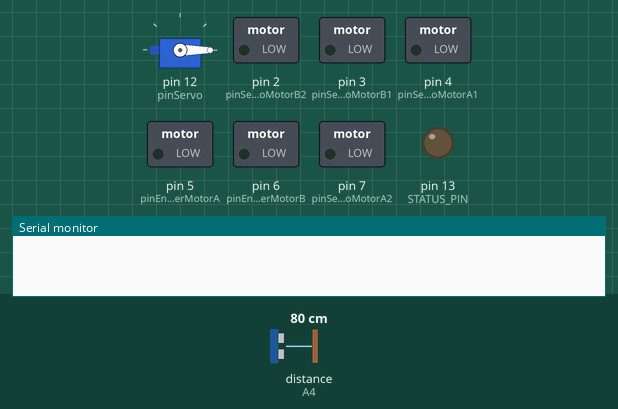
Bench run of a sketch on a simulated Arduino Uno, built with avr-gcc and run on an emulated ATmega328P. Shown: servo, switched loads named in the sketch (green lamp = pin HIGH), output pins drawn as LEDs (lit = HIGH), the last lines printed to the serial monitor. Dashed ring = blinking. Inputs (shaded band) come from the test bench; at power-on: distance to the obstacle (sensor on A4) 80 cm. The echo pulse lasts 58.3 µs per cm.

Above: at 1.9 s.
4.1 s: distance to the obstacle (sensor on A4) set to 17 cm
At 5.2 s:
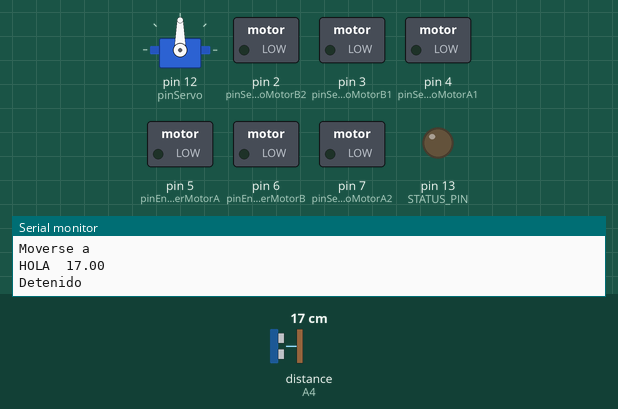
7.1 s: distance to the obstacle (sensor on A4) set to 12 cm
At 7.79 s:
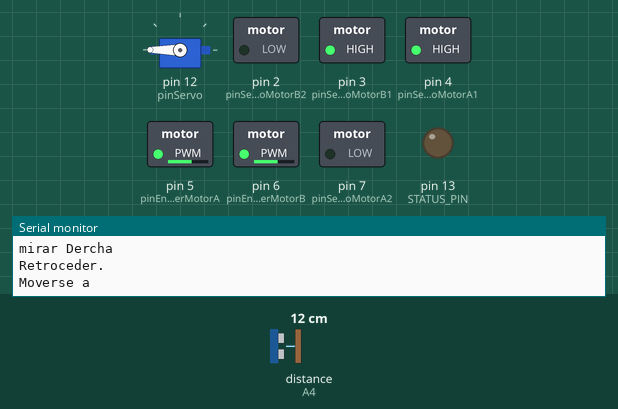
10.1 s: distance to the obstacle (sensor on A4) set to 120 cm
At 10.5 s:
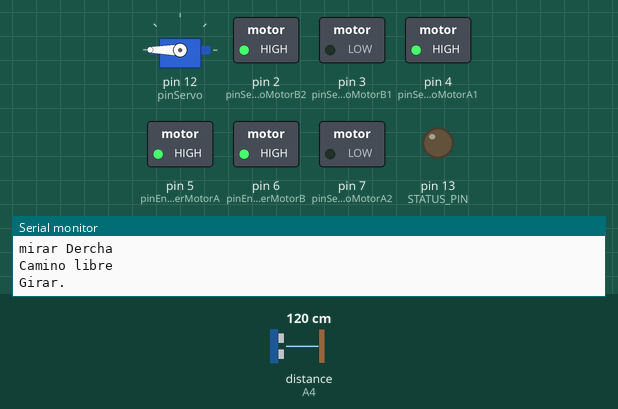
Timing chart, 0 to 19.1 s (numbered marks = the images above; inputs shaded):
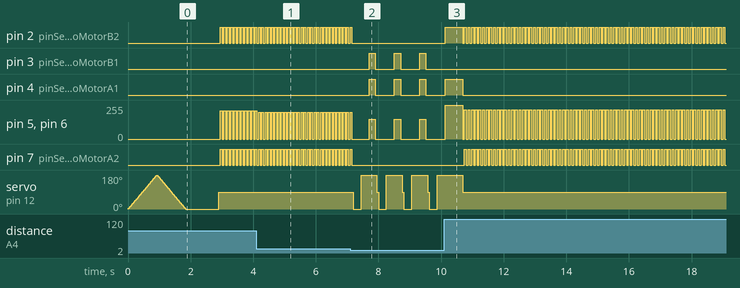

Measured:
- the behaviour switches between 15 and 14 cm on distance to the obstacle (sensor on A4) (found by bisection; images 1 and 2)
- after the input at 7.1 s, pin 2 (pinSentidoMotorB2): goes on until 7.1 s, then stays LOW; pin 3 (pinSentidoMotorB1): alternates HIGH for 0.20 s and LOW for 0.61 s, starting after 0.60 s
- after the input at 10.1 s, pin 2 (pinSentidoMotorB2): LOW → HIGH at once, then repeats every 0.12 s: LOW 0.06 s, HIGH 0.06 s; pin 3 (pinSentidoMotorB1): stops changing and stays LOW; pin 7 (pinSentidoMotorA2): alternates HIGH for 0.06 s and LOW for 0.06 s, starting after 0.64 s
- by itself, pin 2 (pinSentidoMotorB2), pin 7 (pinSentidoMotorA2): alternates HIGH for 0.05 s and LOW for 0.05 s
- by itself, pin 5 (pinEncenderMotorA), pin 6 (pinEncenderMotorB): alternates 202/255 for 0.05 s and 0/255 for 0.05 s

The sketch:

_27b-robot-autonomo.ino
```cpp
/*
   Conexiones

   Motores - Archivo: motores.ino
   pinEncenderMotorA = 5; // pin PWM calble violeta
   pinSentidoMotorA1 = 4; // calbe verde
   pinSentidoMotorA2 = 7; // calbe azul

   pinSentidoMotorB1 = 3; // calbe amarillo
   pinSentidoMotorB2 = 2; // calbe naranja
   pinEncenderMotorB = 6; // pin PWM calbe rojo

   Ultra sonido - Archivo: sensor_ultrasonico.ino
   Necesita la libreia NewPing (https://playground.arduino.cc/Code/NewPing#Download)
   TRIGGER_PIN = A5;   // cable naranja
   ECHO_PIN    = A4;   // cable rojo
   MAX_DISTANCE = 400; // rango maximo del sensor en cm

   Motor Servo - Archivo: servo.ino
   Necesita la libreria Servo.h
   pinServo = 12;
*/

// LED indicador
const int STATUS_PIN = 13;

void setup() {
  pinMode(STATUS_PIN, OUTPUT);
  Serial.begin(9600);

  setupServo() ;
  setupMototres();

  moverServoRangoCompleto();
}

void loop() {
  //verValoresUltraSonico();
  //moverServoRangoCompleto();
  //probarMotores();

  mensaje("HOLA ", leerUltraSonico());

  detenerse();
  moverServo(90);

  explorar();

}

void mensaje(String str, float value) {
  Serial.print(str);
  Serial.print(" ");
  Serial.println(value);
}

void mensaje(String str) {
  Serial.println(str);
}
```

logica.ino
```cpp
void explorar() {
  short int distanciaMinima = 15;

  // miarar adelante
  moverServo(90);
  short int distancia = leerUltraSonico();

  // cuando el objeto esta a menos de 30 cm, voy hacia atras.
  if (distancia < distanciaMinima) {
    mensaje("Objeto detectado o fuera de rango.");
    detenerse();
    buscarAdondeIr(distanciaMinima);
  } else {
    mover(true, map(distancia, 0, 350, 200, 255));
  }

}

void buscarAdondeIr(short int distanciaMinima) {
  mensaje("mirar Izquierda");
  moverServo(0,200);

  // la funcion leerUltraSonico() devuelve la diastancua al objeto
  // si es 0 puede ser que el objeto este fuera del rango del sensor o a 0 cm.
  if (leerUltraSonico() > distanciaMinima) {
    mensaje("Camino libre");
    girar(true);

  } else {
    mensaje("mirar Dercha");
    moverServo(180,200);

    if (leerUltraSonico() > distanciaMinima) {
      mensaje("Camino libre");
      girar(false);

    } else {
      mensaje("Retroceder.");
      // si no encuentro adonde ir, retrocedo
      mover(false, 150);
      delay(200); // como no tengo sensores atras, solo me muevo un poco
      detenerse();
    }
  }
}
```

motores.ino
```cpp
//Configuracion para manejar los 4 motores corriente continua.
//Los manejaremos de apares, para un lado y para el otro pero de a dos.

const int pinEncenderMotorA = 5; // pin PWM calble violeta
const int pinSentidoMotorA1 = 4; // calbe verde
const int pinSentidoMotorA2 = 7; // calbe azul

const int pinSentidoMotorB1 = 3; // calbe amarillo
const int pinSentidoMotorB2 = 2; // calbe naranja
const int pinEncenderMotorB = 6; // pin PWM calbe rojo

void setupMototres() {
  pinMode(pinEncenderMotorA, OUTPUT);
  pinMode(pinEncenderMotorB, OUTPUT);
  pinMode(pinSentidoMotorA1, OUTPUT);
  pinMode(pinSentidoMotorA2, OUTPUT);
  pinMode(pinSentidoMotorB1, OUTPUT);
  pinMode(pinSentidoMotorB2, OUTPUT);
}

void mover(boolean sentido, short int velocidad) {
  velocidad = velocidad <= 255 ? velocidad : 0;
  mensaje("Moverse a ");

  analogWrite(pinEncenderMotorA, velocidad);
  analogWrite(pinEncenderMotorB, velocidad);

  digitalWrite(pinSentidoMotorA1, !sentido);// LADO B ->
  digitalWrite(pinSentidoMotorA2, sentido); // LADO B <-
  digitalWrite(pinSentidoMotorB1, !sentido); // LADO A ->
  digitalWrite(pinSentidoMotorB2, sentido); // LADO A <-
}

void girar(boolean sentido) {
  mensaje("Girar.");

  digitalWrite(pinEncenderMotorA, HIGH);
  digitalWrite(pinEncenderMotorB, HIGH);

  digitalWrite(pinSentidoMotorA1, !sentido);// LADO B ->
  digitalWrite(pinSentidoMotorA2, sentido); // LADO B <-
  digitalWrite(pinSentidoMotorB1, sentido); // LADO A ->
  digitalWrite(pinSentidoMotorB2, !sentido); // LADO A <-

  delay(500); // mener girando por medio segundo
}

void detenerse() {
  mensaje("Detenido");
  digitalWrite(pinEncenderMotorA, LOW);
  digitalWrite(pinEncenderMotorB, LOW);

  digitalWrite(pinSentidoMotorA1, LOW);
  digitalWrite(pinSentidoMotorA2, LOW);
  digitalWrite(pinSentidoMotorB1, LOW);
  digitalWrite(pinSentidoMotorB2, LOW);
}

void probarMotores() {

  girar(false);
  delay(1000);
  mover(false, 200);
  delay(1000);
  mover(true, 200);
  delay(500);
  girar(true);
  delay(500);

  detenerse();
  delay(4000);
}
```

sensor_ultrasonico.ino
```cpp
//# Librerias
#include <NewPing.h>     // UltraSonic

//# Configuracion
const int TRIGGER_PIN = A5;   // cable naranja
const int ECHO_PIN    = A4;   // cable rojo
const int MAX_DISTANCE = 400; // rango maximo del sensor en cm

NewPing sonar(TRIGGER_PIN, ECHO_PIN, MAX_DISTANCE);

void verValoresUltraSonico() {
  delay(50);
  unsigned int uS = sonar.ping(); // tiempo que tarde en rebotar la ondea ultrasonica, en micro seg
  Serial.print("Ping: ");
  Serial.print(uS / US_ROUNDTRIP_CM); //en cm, si es 0 fure de rango
  Serial.println("cm");
}

short int leerUltraSonico() {
  delay(50);
  return sonar.ping() / US_ROUNDTRIP_CM;
}
```

servo.ino
```cpp
//# Librerias
#include <Servo.h>       // Motor servo, el azul :D

//# Configuraci
Servo motorServo;
const int pinServo = 12;

void setupServo() {
  motorServo.attach(pinServo); // Servo
}

void moverServoRangoCompleto() {
  int pos = 0;
  for (pos = 0; pos <= 180; pos += 1) { // desde 0 a 180 grados
    motorServo.write(pos);
    delay(5);
  }
  for (pos = 180; pos >= 0; pos -= 1) { // desde 180 a 0 grados
    motorServo.write(pos);
    delay(5);
  }
  delay(1000);
}

void moverServo(short int pos, short int esperar) {
  motorServo.write(pos);
  delay(esperar >= 5 ? esperar : 10 );
}
void moverServo(short int pos) {
  motorServo.write(pos);
}
```
